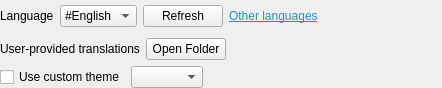
<?xml version="1.0" encoding="UTF-8"?>
<ui version="4.0">
 <class>PrefPaneAppearance</class>
 <widget class="QFrame" name="PrefPaneAppearance">
  <property name="geometry">
   <rect>
    <x>0</x>
    <y>0</y>
    <width>442</width>
    <height>88</height>
   </rect>
  </property>
  <property name="windowTitle">
   <string notr="true"/>
  </property>
  <layout class="QVBoxLayout" name="verticalLayout">
   <property name="leftMargin">
    <number>0</number>
   </property>
   <property name="topMargin">
    <number>0</number>
   </property>
   <property name="rightMargin">
    <number>0</number>
   </property>
   <property name="bottomMargin">
    <number>0</number>
   </property>
   <item>
    <layout class="QHBoxLayout" name="layout1">
     <item>
      <widget class="QLabel" name="labelLocale">
       <property name="text">
        <string>Language</string>
       </property>
      </widget>
     </item>
     <item>
      <widget class="QComboBox" name="comboLocale">
       <property name="sizeAdjustPolicy">
        <enum>QComboBox::AdjustToContents</enum>
       </property>
       <item>
        <property name="text">
         <string notr="true">#English</string>
        </property>
       </item>
      </widget>
     </item>
     <item>
      <widget class="QPushButton" name="buttonRefresh">
       <property name="text">
        <string>Refresh</string>
       </property>
      </widget>
     </item>
     <item>
      <widget class="QLabel" name="labelOtherLanguages">
       <property name="text">
        <string>&lt;html&gt;&lt;head/&gt;&lt;body&gt;&lt;p&gt;&lt;a href=&quot;https://github.com/xmichelo/Beeftext/wiki/User-provided-translations&quot;&gt;&lt;span style=&quot; text-decoration: underline; color:#258fc0;&quot;&gt;Other languages&lt;/span&gt;&lt;/a&gt;&lt;/p&gt;&lt;/body&gt;&lt;/html&gt;</string>
       </property>
       <property name="openExternalLinks">
        <bool>true</bool>
       </property>
      </widget>
     </item>
     <item>
      <spacer name="spacer1">
       <property name="orientation">
        <enum>Qt::Horizontal</enum>
       </property>
       <property name="sizeHint" stdset="0">
        <size>
         <width>0</width>
         <height>10</height>
        </size>
       </property>
      </spacer>
     </item>
    </layout>
   </item>
   <item>
    <layout class="QHBoxLayout" name="layout2">
     <item>
      <widget class="QLabel" name="labelTranslationFolder">
       <property name="text">
        <string>User-provided translations</string>
       </property>
      </widget>
     </item>
     <item>
      <widget class="QPushButton" name="buttonTranslationFolder">
       <property name="text">
        <string>Open Folder</string>
       </property>
      </widget>
     </item>
     <item>
      <spacer name="spacer2">
       <property name="orientation">
        <enum>Qt::Horizontal</enum>
       </property>
       <property name="sizeHint" stdset="0">
        <size>
         <width>0</width>
         <height>10</height>
        </size>
       </property>
      </spacer>
     </item>
    </layout>
   </item>
   <item>
    <layout class="QHBoxLayout" name="layout3">
     <property name="topMargin">
      <number>0</number>
     </property>
     <item>
      <widget class="QCheckBox" name="checkUseCustomTheme">
       <property name="text">
        <string>Use custom theme</string>
       </property>
      </widget>
     </item>
     <item>
      <widget class="QComboBox" name="comboTheme">
       <property name="sizeAdjustPolicy">
        <enum>QComboBox::AdjustToContents</enum>
       </property>
      </widget>
     </item>
     <item>
      <spacer name="spacer3">
       <property name="orientation">
        <enum>Qt::Horizontal</enum>
       </property>
       <property name="sizeHint" stdset="0">
        <size>
         <width>0</width>
         <height>10</height>
        </size>
       </property>
      </spacer>
     </item>
    </layout>
   </item>
  </layout>
 </widget>
 <resources/>
 <connections>
  <connection>
   <sender>comboLocale</sender>
   <signal>currentIndexChanged(int)</signal>
   <receiver>PrefPaneAppearance</receiver>
   <slot>onComboLanguageValueChanged(int)</slot>
   <hints>
    <hint type="sourcelabel">
     <x>94</x>
     <y>12</y>
    </hint>
    <hint type="destinationlabel">
     <x>220</x>
     <y>43</y>
    </hint>
   </hints>
  </connection>
  <connection>
   <sender>buttonRefresh</sender>
   <signal>clicked()</signal>
   <receiver>PrefPaneAppearance</receiver>
   <slot>onRefreshLanguageList()</slot>
   <hints>
    <hint type="sourcelabel">
     <x>163</x>
     <y>10</y>
    </hint>
    <hint type="destinationlabel">
     <x>439</x>
     <y>0</y>
    </hint>
   </hints>
  </connection>
  <connection>
   <sender>buttonTranslationFolder</sender>
   <signal>clicked()</signal>
   <receiver>PrefPaneAppearance</receiver>
   <slot>onOpenTranslationFolder()</slot>
   <hints>
    <hint type="sourcelabel">
     <x>191</x>
     <y>47</y>
    </hint>
    <hint type="destinationlabel">
     <x>437</x>
     <y>53</y>
    </hint>
   </hints>
  </connection>
  <connection>
   <sender>comboTheme</sender>
   <signal>currentIndexChanged(int)</signal>
   <receiver>PrefPaneAppearance</receiver>
   <slot>onComboThemeValueChanged(int)</slot>
   <hints>
    <hint type="sourcelabel">
     <x>164</x>
     <y>76</y>
    </hint>
    <hint type="destinationlabel">
     <x>419</x>
     <y>67</y>
    </hint>
   </hints>
  </connection>
  <connection>
   <sender>checkUseCustomTheme</sender>
   <signal>toggled(bool)</signal>
   <receiver>PrefPaneAppearance</receiver>
   <slot>onCheckUseCustomTheme(bool)</slot>
   <hints>
    <hint type="sourcelabel">
     <x>68</x>
     <y>79</y>
    </hint>
    <hint type="destinationlabel">
     <x>392</x>
     <y>80</y>
    </hint>
   </hints>
  </connection>
 </connections>
 <slots>
  <slot>onComboLanguageValueChanged(int)</slot>
  <slot>onRefreshLanguageList()</slot>
  <slot>onOpenTranslationFolder()</slot>
  <slot>onComboThemeValueChanged(int)</slot>
  <slot>onCheckUseCustomTheme(bool)</slot>
 </slots>
</ui>
